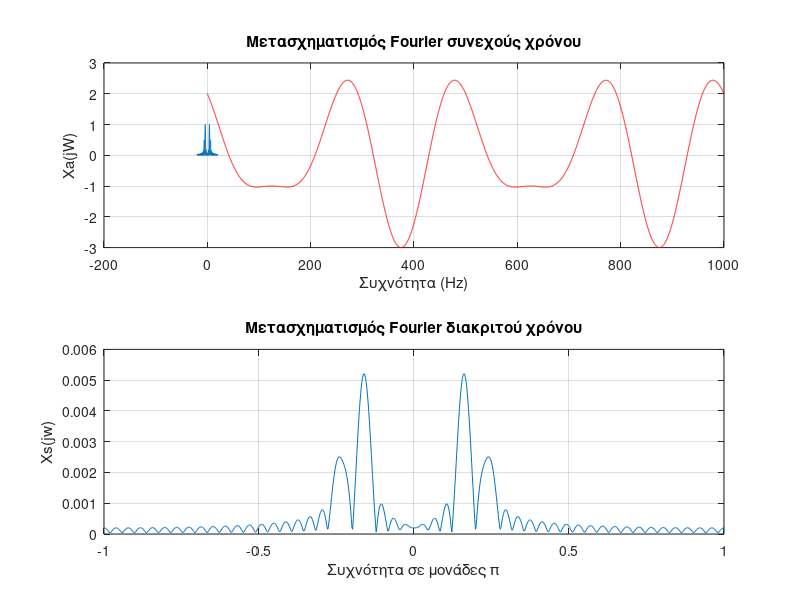

MATLAB code to generate this figure:
% Example 6.7 - Εκτέλεση για Τs=0.02

clear all; clc;

% Δημιουργία αναλογικού σήματος
Dt = 0.0001; t = 0:Dt:1; xa = 2*cos(8*pi*t) - sin(12*pi*t);
% Σχεδιασμός αναλογικού σήματος (κλίμακα χρόνου msec)
subplot(211); plot(t*1000,xa,'r'); grid on;
xlabel('t (msec)'); ylabel('xa(t)'); 
title('α. Αναλογικό σήμα'); hold on

% Δημιουργία σήματος διακριτού χρόνου (ψηφιακό)
Ts = 0.02; n = 0:1:50; nTs=n*Ts; xs = 2*cos(8*pi*nTs) - sin(12*pi*nTs);

% Σχεδιασμός ψηφιακού σήματος για Ts=0.02 sec/sample
subplot(212); stem(n*Ts*1000,xs); grid on;
xlabel('t (msec)'); ylabel('xs(t)');
title('β.Σήμα διακριτού χρόνου'); hold off

% Υπολογισμός μετασχηματισμού Fourier συνεχούς χρόνου Xa(W)
fm = 20; Wm = 2*pi*fm; 		% Μέγιστη συχνότητα φάσματος
K = 500; 			% Πλήθος σημείων υπολογισμού μετ. Fourier
k = 0:1:K; W = k*Wm/K; 		% Συνεχής συχνότητα Ω
Xa = xa * exp(-j*t'*W) * Dt; 	% Ορισμός μετασχηματισμού Fourier
Xa = abs(Xa); 			% Κρατάμε μόνο το μέτρο του Fourier
W = [-fliplr(W), W(2:K+1)]; 	% Δημιουργία αρνητικού μέρους φάσματος
Xa = [fliplr(Xa), Xa(2:K+1)]; 

% Υπολογισμός μετασχηματισμού Fourier διακριτού χρόνου Xs(w)
w = pi*k/K; 			% Διακριτή συχνότητα ω
Xs = xs * exp(-j*n'*w) * Dt; 	% Ορισμός DTFT
Xs = abs(Xs); 			% Κρατάμε μόνο του DTFT
w = [-fliplr(w), w(2:K+1)]; 	% Δημιουργία αρνητικού μέρους φάσματος
Xs = [fliplr(Xs), Xs(2:K+1)]; 
subplot(211); plot(W/(2*pi), Xa); % Απεικόνιση φάσματος Xa(W)
xlabel('Συχνότητα (Hz)'); ylabel('Xa(jW)'); grid on; 
title('Μετασχηματισμός Fourier συνεχούς χρόνου')
subplot(212); plot(w/(pi), Xs); % Απεικόνιση φάσματος Xs(w)
xlabel('Συχνότητα σε μονάδες π'); ylabel('Xs(jw)'); grid on
title('Μετασχηματισμός Fourier διακριτού χρόνου')
